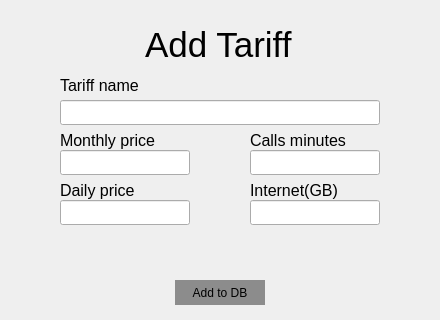
<?xml version="1.0" encoding="UTF-8"?>
<ui version="4.0">
 <class>InsertTariffDialog</class>
 <widget class="QDialog" name="InsertTariffDialog">
  <property name="geometry">
   <rect>
    <x>0</x>
    <y>0</y>
    <width>440</width>
    <height>320</height>
   </rect>
  </property>
  <property name="windowTitle">
   <string>Dialog</string>
  </property>
  <widget class="QPushButton" name="confirm_addition">
   <property name="geometry">
    <rect>
     <x>175</x>
     <y>280</y>
     <width>90</width>
     <height>25</height>
    </rect>
   </property>
   <property name="styleSheet">
    <string notr="true">color:black;
background-color:rgba(140, 140, 140, 1);
border:none;</string>
   </property>
   <property name="text">
    <string>Add to DB</string>
   </property>
  </widget>
  <widget class="QLabel" name="label">
   <property name="geometry">
    <rect>
     <x>145</x>
     <y>30</y>
     <width>150</width>
     <height>30</height>
    </rect>
   </property>
   <property name="font">
    <font>
     <family>Yu Gothic UI</family>
     <pointsize>26</pointsize>
    </font>
   </property>
   <property name="text">
    <string>Add Tariff</string>
   </property>
  </widget>
  <widget class="QLineEdit" name="tariff_name">
   <property name="geometry">
    <rect>
     <x>60</x>
     <y>100</y>
     <width>320</width>
     <height>25</height>
    </rect>
   </property>
  </widget>
  <widget class="QLineEdit" name="tariff_monthly_price">
   <property name="geometry">
    <rect>
     <x>250</x>
     <y>200</y>
     <width>130</width>
     <height>25</height>
    </rect>
   </property>
  </widget>
  <widget class="QLineEdit" name="tariff_daily_price">
   <property name="geometry">
    <rect>
     <x>60</x>
     <y>150</y>
     <width>130</width>
     <height>25</height>
    </rect>
   </property>
  </widget>
  <widget class="QLineEdit" name="tariff_call_minutes">
   <property name="geometry">
    <rect>
     <x>60</x>
     <y>200</y>
     <width>130</width>
     <height>25</height>
    </rect>
   </property>
  </widget>
  <widget class="QLineEdit" name="tariff_internet_GB">
   <property name="geometry">
    <rect>
     <x>250</x>
     <y>150</y>
     <width>130</width>
     <height>25</height>
    </rect>
   </property>
  </widget>
  <widget class="QLabel" name="label_2">
   <property name="geometry">
    <rect>
     <x>60</x>
     <y>75</y>
     <width>80</width>
     <height>20</height>
    </rect>
   </property>
   <property name="font">
    <font>
     <pointsize>12</pointsize>
    </font>
   </property>
   <property name="text">
    <string>Tariff name</string>
   </property>
  </widget>
  <widget class="QLabel" name="label_3">
   <property name="geometry">
    <rect>
     <x>60</x>
     <y>130</y>
     <width>101</width>
     <height>20</height>
    </rect>
   </property>
   <property name="font">
    <font>
     <pointsize>12</pointsize>
    </font>
   </property>
   <property name="text">
    <string>Monthly price</string>
   </property>
  </widget>
  <widget class="QLabel" name="label_4">
   <property name="geometry">
    <rect>
     <x>60</x>
     <y>180</y>
     <width>80</width>
     <height>20</height>
    </rect>
   </property>
   <property name="font">
    <font>
     <pointsize>12</pointsize>
    </font>
   </property>
   <property name="text">
    <string>Daily price</string>
   </property>
  </widget>
  <widget class="QLabel" name="label_5">
   <property name="geometry">
    <rect>
     <x>250</x>
     <y>130</y>
     <width>101</width>
     <height>20</height>
    </rect>
   </property>
   <property name="font">
    <font>
     <pointsize>12</pointsize>
    </font>
   </property>
   <property name="text">
    <string>Calls minutes</string>
   </property>
  </widget>
  <widget class="QLabel" name="label_6">
   <property name="geometry">
    <rect>
     <x>250</x>
     <y>180</y>
     <width>91</width>
     <height>20</height>
    </rect>
   </property>
   <property name="font">
    <font>
     <pointsize>12</pointsize>
    </font>
   </property>
   <property name="text">
    <string>Internet(GB)</string>
   </property>
  </widget>
 </widget>
 <resources/>
 <connections/>
</ui>
